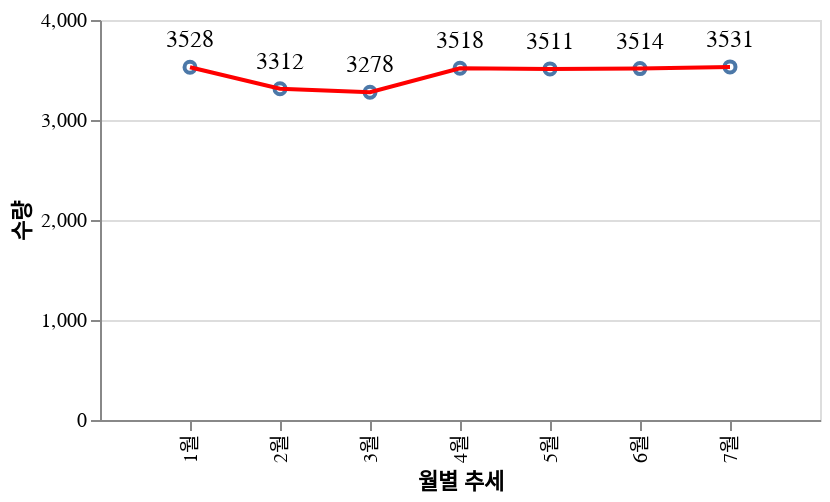

This figure's notebook cell:
### Code cell
chart

### Figure 1 — Vega-Lite specification as saved in the notebook (floating-point values rounded to 4 significant figures)
{"config": {"axis": {"fontSize": 12, "font": "맑은고딕", "anchor": "start", "fontColor": "#000000"}}, "layer": [{"mark": "point", "encoding": {"text": {"field": "성패", "type": "nominal"}, "x": {"field": "월", "scale": {"padding": 15}, "title": "월별 추세", "type": "nominal"}, "y": {"aggregate": "sum", "field": "count", "title": "수량", "type": "quantitative"}}}, {"mark": {"type": "line", "color": "red"}, "encoding": {"x": {"field": "월", "title": "월별 추세", "type": "nominal"}, "y": {"aggregate": "sum", "field": "count", "title": "", "type": "quantitative"}}}, {"mark": {"type": "text", "align": "center", "baseline": "line-top", "color": "black", "dy": -20, "fontSize": 12, "size": 12}, "encoding": {"text": {"aggregate": "sum", "field": "count", "type": "quantitative"}, "x": {"field": "월", "scale": {"padding": 15}, "title": "월별 추세", "type": "nominal"}, "y": {"aggregate": "sum", "field": "count", "title": "수량", "type": "quantitative"}}}], "data": {"name": "data-655eb6b5f36fb4daac31555ca09c7fb1"}, "height": 200, "width": 360, "$schema": "https://vega.github.io/schema/vega-lite/v4.17.0.json", "datasets": {"data-655eb6b5f36fb4daac31555ca09c7fb1": [{"년도": "22년", "월": "1월", "리전": "KR", "AZ": "1센터", "테넌트": "PRD", "count": 2117.0, "주간": "O", "월간": "O", "연간": "O"}, {"년도": "22년", "월": "1월", "리전": "KR", "AZ": "2센터", "테넌트": "PRD", "count": null, "주간": "O", "월간": "O", "연간": "O"}, {"년도": "22년", "월": "1월", "리전": "EU", "AZ": "1센터", "테넌트": "PRD", "count": 244.0, "주간": "O", "월간": "O", "연간": "O"}, {"년도": "22년", "월": "1월", "리전": "NA", "AZ": "1센터", "테넌트": "PRD", "count": 439.0, "주간": "O", "월간": "O", "연간": "O"}, {"년도": "22년", "월": "1월", "리전": "CN", "AZ": "1센터", "테넌트": "PRD", "count": 351.0, "주간": "O", "월간": "O", "연간": "O"}, {"년도": "22년", "월": "1월", "리전": "RU", "AZ": "1센터", "테넌트": "PRD", "count": 108.0, "주간": "O", "월간": "O", "연간": "O"}, {"년도": "22년", "월": "1월", "리전": "SG", "AZ": "1센터", "테넌트": "PRD", "count": 269.0, "주간": "O", "월간": "O", "연간": "O"}, {"년도": "22년", "월": "2월", "리전": "KR", "AZ": "1센터", "테넌트": "PRD", "count": 1934.0, "주간": "O", "월간": "O", "연간": "O"}, {"년도": "22년", "월": "2월", "리전": "KR", "AZ": "2센터", "테넌트": "PRD", "count": null, "주간": "O", "월간": "O", "연간": "O"}, {"년도": "22년", "월": "2월", "리전": "EU", "AZ": "1센터", "테넌트": "PRD", "count": 244.0, "주간": "O", "월간": "O", "연간": "O"}, {"년도": "22년", "월": "2월", "리전": "NA", "AZ": "1센터", "테넌트": "PRD", "count": 418.0, "주간": "O", "월간": "O", "연간": "O"}, {"년도": "22년", "월": "2월", "리전": "CN", "AZ": "1센터", "테넌트": "PRD", "count": 351.0, "주간": "O", "월간": "O", "연간": "O"}, {"년도": "22년", "월": "2월", "리전": "RU", "AZ": "1센터", "테넌트": "PRD", "count": 96.0, "주간": "O", "월간": "O", "연간": "O"}, {"년도": "22년", "월": "2월", "리전": "SG", "AZ": "1센터", "테넌트": "PRD", "count": 269.0, "주간": "O", "월간": "O", "연간": "O"}, {"년도": "22년", "월": "3월", "리전": "KR", "AZ": "1센터", "테넌트": "PRD", "count": 1868.0, "주간": "O", "월간": "O", "연간": "O"}, {"년도": "22년", "월": "3월", "리전": "KR", "AZ": "2센터", "테넌트": "PRD", "count": null, "주간": "O", "월간": "O", "연간": "O"}, {"년도": "22년", "월": "3월", "리전": "EU", "AZ": "1센터", "테넌트": "PRD", "count": 248.0, "주간": "O", "월간": "O", "연간": "O"}, {"년도": "22년", "월": "3월", "리전": "NA", "AZ": "1센터", "테넌트": "PRD", "count": 437.0, "주간": "O", "월간": "O", "연간": "O"}, {"년도": "22년", "월": "3월", "리전": "CN", "AZ": "1센터", "테넌트": "PRD", "count": 359.0, "주간": "O", "월간": "O", "연간": "O"}, {"년도": "22년", "월": "3월", "리전": "RU", "AZ": "1센터", "테넌트": "PRD", "count": 97.0, "주간": "O", "월간": "O", "연간": "O"}, {"년도": "22년", "월": "3월", "리전": "SG", "AZ": "1센터", "테넌트": "PRD", "count": 269.0, "주간": "O", "월간": "O", "연간": "O"}, {"년도": "22년", "월": "4월", "리전": "KR", "AZ": "1센터", "테넌트": "PRD", "count": 1865.0, "주간": "O", "월간": "O", "연간": "O"}, {"년도": "22년", "월": "4월", "리전": "KR", "AZ": "2센터", "테넌트": "PRD", "count": 222.0, "주간": "O", "월간": "O", "연간": "O"}, {"년도": "22년", "월": "4월", "리전": "EU", "AZ": "1센터", "테넌트": "PRD", "count": 259.0, "주간": "O", "월간": "O", "연간": "O"}, {"년도": "22년", "월": "4월", "리전": "NA", "AZ": "1센터", "테넌트": "PRD", "count": 438.0, "주간": "O", "월간": "O", "연간": "O"}, {"년도": "22년", "월": "4월", "리전": "CN", "AZ": "1센터", "테넌트": "PRD", "count": 369.0, "주간": "O", "월간": "O", "연간": "O"}, {"년도": "22년", "월": "4월", "리전": "RU", "AZ": "1센터", "테넌트": "PRD", "count": 96.0, "주간": "O", "월간": "O", "연간": "O"}, {"년도": "22년", "월": "4월", "리전": "SG", "AZ": "1센터", "테넌트": "PRD", "count": 269.0, "주간": "O", "월간": "O", "연간": "O"}, {"년도": "22년", "월": "5월", "리전": "KR", "AZ": "1센터", "테넌트": "PRD", "count": 1832.0, "주간": "O", "월간": "O", "연간": "O"}, {"년도": "22년", "월": "5월", "리전": "KR", "AZ": "2센터", "테넌트": "PRD", "count": 217.0, "주간": "O", "월간": "O", "연간": "O"}, {"년도": "22년", "월": "5월", "리전": "EU", "AZ": "1센터", "테넌트": "PRD", "count": 268.0, "주간": "O", "월간": "O", "연간": "O"}, {"년도": "22년", "월": "5월", "리전": "NA", "AZ": "1센터", "테넌트": "PRD", "count": 464.0, "주간": "O", "월간": "O", "연간": "O"}, {"년도": "22년", "월": "5월", "리전": "CN", "AZ": "1센터", "테넌트": "PRD", "count": 369.0, "주간": "O", "월간": "O", "연간": "O"}, {"년도": "22년", "월": "5월", "리전": "RU", "AZ": "1센터", "테넌트": "PRD", "count": 96.0, "주간": "O", "월간": "O", "연간": "O"}, {"년도": "22년", "월": "5월", "리전": "SG", "AZ": "1센터", "테넌트": "PRD", "count": 265.0, "주간": "O", "월간": "O", "연간": "O"}, {"년도": "22년", "월": "6월", "리전": "KR", "AZ": "1센터", "테넌트": "PRD", "count": 1688.0, "주간": "O", "월간": "O", "연간": "O"}, {"년도": "22년", "월": "6월", "리전": "KR", "AZ": "2센터", "테넌트": "PRD", "count": 243.0, "주간": "O", "월간": "O", "연간": "O"}, {"년도": "22년", "월": "6월", "리전": "EU", "AZ": "1센터", "테넌트": "PRD", "count": 288.0, "주간": "O", "월간": "O", "연간": "O"}, {"년도": "22년", "월": "6월", "리전": "NA", "AZ": "1센터", "테넌트": "PRD", "count": 581.0, "주간": "O", "월간": "O", "연간": "O"}, {"년도": "22년", "월": "6월", "리전": "CN", "AZ": "1센터", "테넌트": "PRD", "count": 393.0, "주간": "O", "월간": "O", "연간": "O"}, {"년도": "22년", "월": "6월", "리전": "RU", "AZ": "1센터", "테넌트": "PRD", "count": 78.0, "주간": "O", "월간": "O", "연간": "O"}, {"년도": "22년", "월": "6월", "리전": "SG", "AZ": "1센터", "테넌트": "PRD", "count": 243.0, "주간": "O", "월간": "O", "연간": "O"}, {"년도": "22년", "월": "7월", "리전": "KR", "AZ": "1센터", "테넌트": "PRD", "count": 1700.0, "주간": "O", "월간": "O", "연간": "O"}, {"년도": "22년", "월": "7월", "리전": "KR", "AZ": "2센터", "테넌트": "PRD", "count": 348.0, "주간": "O", "월간": "O", "연간": "O"}, {"년도": "22년", "월": "7월", "리전": "EU", "AZ": "1센터", "테넌트": "PRD", "count": 276.0, "주간": "O", "월간": "O", "연간": "O"}, {"년도": "22년", "월": "7월", "리전": "NA", "AZ": "1센터", "테넌트": "PRD", "count": 508.0, "주간": "O", "월간": "O", "연간": "O"}, {"년도": "22년", "월": "7월", "리전": "CN", "AZ": "1센터", "테넌트": "PRD", "count": 357.0, "주간": "O", "월간": "O", "연간": "O"}, {"년도": "22년", "월": "7월", "리전": "RU", "AZ": "1센터", "테넌트": "PRD", "count": 86.0, "주간": "O", "월간": "O", "연간": "O"}, {"년도": "22년", "월": "7월", "리전": "SG", "AZ": "1센터", "테넌트": "PRD", "count": 256.0, "주간": "O", "월간": "O", "연간": "O"}]}}
